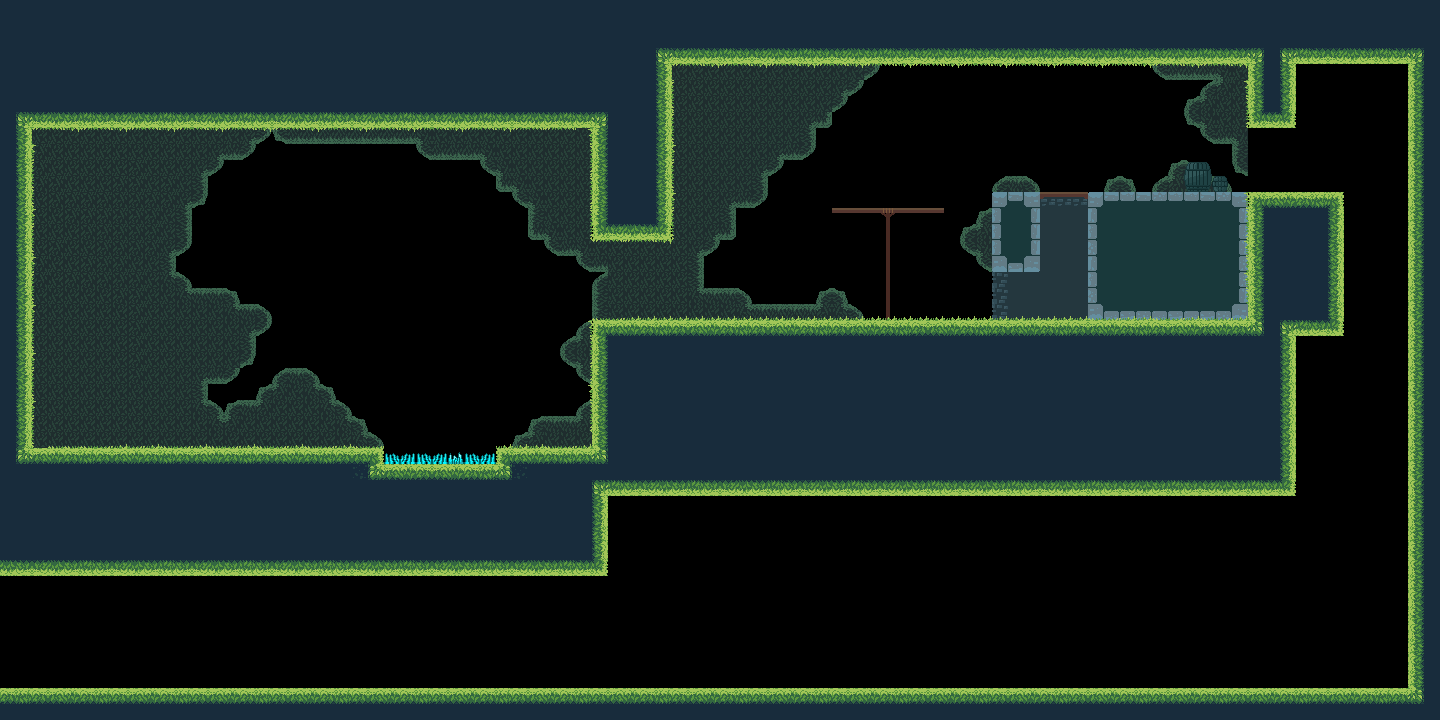

A level layout from a 2D game, rendered from its tile map. Below: a short description, then the map file with tile-grid data replaced by summaries:
An orthogonal 90x45 tile map with 16x16 px tiles, 3 tile layers (Background, Ground, Grass) and 23 objects.

<map version="1.10" tiledversion="1.10.2" orientation="orthogonal" renderorder="right-down" width="90" height="45" tilewidth="16" tileheight="16" infinite="0" nextlayerid="8" nextobjectid="46">
 <tileset firstgid="1" name="VeryUglyGrassTiles" tilewidth="16" tileheight="16" tilecount="416" columns="26">
  <image source="../../VeryUglyGrassTiles.png" width="420" height="256" />
 </tileset>
 <layer id="2" name="Background" width="90" height="45">
  <data>[4050 cells, 559 non-empty, 25 distinct tile ids]</data>
 </layer>
 <layer id="1" name="Ground" width="90" height="45">
  <data>[4050 cells, 1857 non-empty, 75 distinct tile ids]</data>
 </layer>
 <objectgroup id="3" name="Ground">
  <object id="18" x="592" y="320" width="688" height="160" />
  <object id="20" x="0" y="128" width="32" height="352" />
  <object id="21" x="0" y="0" width="592" height="128" />
  <object id="22" x="592" y="0" width="80" height="240" />
  <object id="24" x="672" y="0" width="608" height="64" />
  <object id="26" x="1088" y="192" width="160" height="128" />
  <object id="27" x="992" y="192" width="48" height="80" />
  <object id="30" x="32" y="448" width="352" height="32" />
  <object id="31" x="512" y="448" width="80" height="32" />
  <object id="32" x="384" y="464" width="128" height="16" />
  <object id="35" x="496" y="448" width="16" height="16" />
  <object id="36" x="1248" y="64" width="48" height="64" />
  <object id="37" x="1248" y="192" width="96" height="144" />
  <object id="38" x="1280" y="336" width="16" height="160" />
  <object id="39" x="592" y="480" width="688" height="16" />
  <object id="40" x="592" y="496" width="16" height="80" />
  <object id="41" x="0" y="480" width="592" height="96" />
  <object id="42" x="0" y="688" width="1440" height="32" />
  <object id="43" x="1408" y="64" width="32" height="624" />
  <object id="44" x="1280" y="0" width="160" height="64" />
 </objectgroup>
 <objectgroup id="4" name="Spikes">
  <object id="34" x="384" y="453.636" width="112" height="10.3636" />
 </objectgroup>
 <objectgroup id="7" name="Collectibles" />
 <layer id="6" name="Grass" width="90" height="45">
  <data>[4050 cells, 196 non-empty, 12 distinct tile ids]</data>
 </layer>
 <objectgroup id="5" name="Platform">
  <object id="28" x="1040" y="192" width="47.8182" height="7.18182" />
  <object id="29" x="832" y="208" width="112.125" height="5" />
 </objectgroup>
</map>
